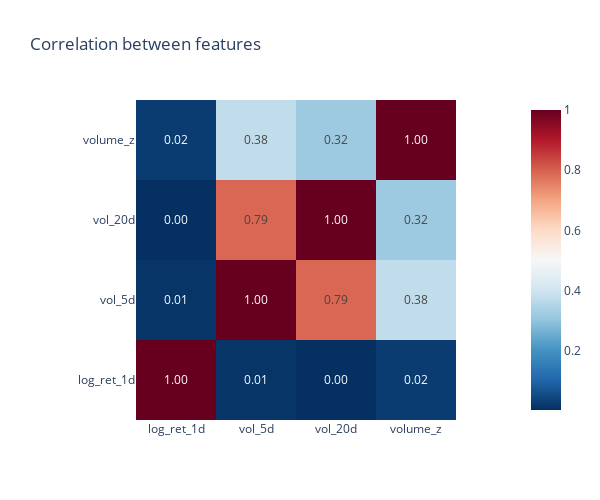

The code cell stored with this chart in its notebook:
### Markdown cell above
#### Feature Correlation

### Code cell
import plotly.express as px
import plotly.io as pio
corr = feat_df[feature_cols].corr()

fig = px.imshow(
    corr,
    text_auto=".2f",
    color_continuous_scale="RdBu_r",
    origin="lower",
    title="Correlation between features"
)
fig.update_layout(height=500, width=600)
fig.show()

### Figure 1 — Plotly figure (JSON) as saved in the notebook; plotly's stock layout.template omitted (floating-point values rounded to 4 significant figures)
{"data": [{"coloraxis": "coloraxis", "hovertemplate": "x: %{x}<br>y: %{y}<br>color: %{z}<extra></extra>", "name": "0", "texttemplate": "%{z:.2f}", "type": "heatmap", "x": ["log_ret_1d", "vol_5d", "vol_20d", "volume_z"], "xaxis": "x", "y": ["log_ret_1d", "vol_5d", "vol_20d", "volume_z"], "yaxis": "y", "z": [[1, 0.01142, 0.002568, 0.02425], [0.01142, 1, 0.7898, 0.3761], [0.002568, 0.7898, 1, 0.3184], [0.02425, 0.3761, 0.3184, 1]]}], "layout": {"coloraxis": {"colorscale": [[0, "rgb(5,48,97)"], [0.1, "rgb(33,102,172)"], [0.2, "rgb(67,147,195)"], [0.3, "rgb(146,197,222)"], [0.4, "rgb(209,229,240)"], [0.5, "rgb(247,247,247)"], [0.6, "rgb(253,219,199)"], [0.7, "rgb(244,165,130)"], [0.8, "rgb(214,96,77)"], [0.9, "rgb(178,24,43)"], [1, "rgb(103,0,31)"]]}, "height": 500, "title": {"text": "Correlation between features"}, "width": 600, "xaxis": {"anchor": "y", "constrain": "domain", "domain": [0, 1], "scaleanchor": "y"}, "yaxis": {"anchor": "x", "autorange": true, "constrain": "domain", "domain": [0, 1]}}}
